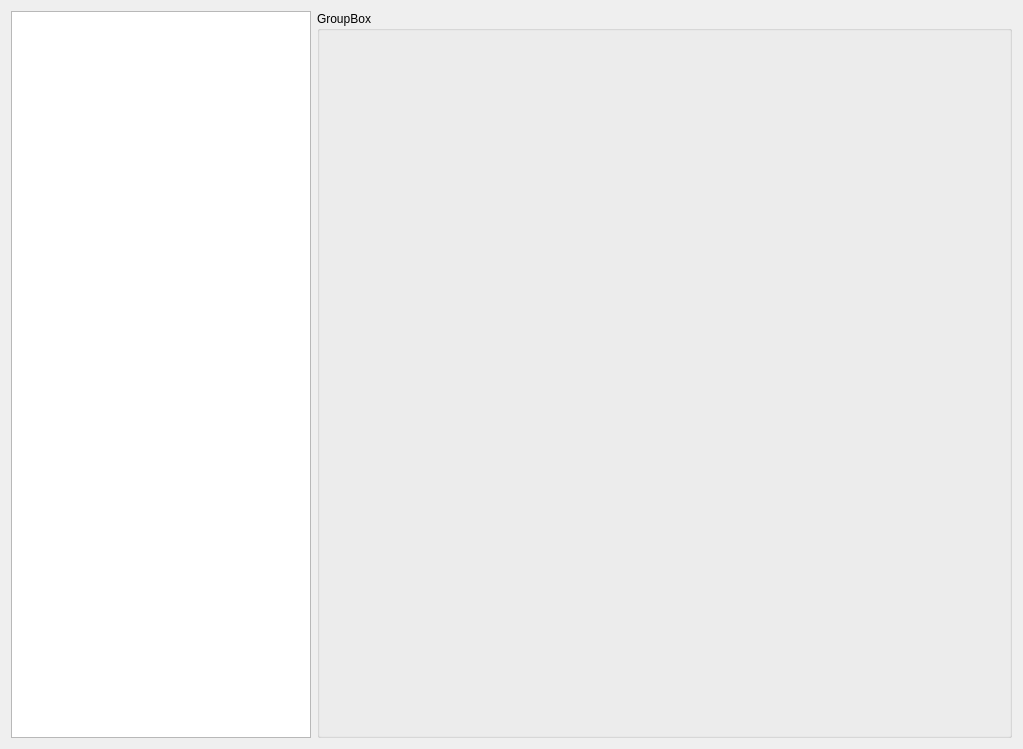
<?xml version="1.0" encoding="UTF-8"?>
<ui version="4.0">
 <class>ModuleDialogue</class>
 <widget class="QDialog" name="ModuleDialogue">
  <property name="geometry">
   <rect>
    <x>0</x>
    <y>0</y>
    <width>1023</width>
    <height>749</height>
   </rect>
  </property>
  <property name="windowTitle">
   <string>Dialog</string>
  </property>
  <layout class="QGridLayout" name="gridLayout">
   <item row="0" column="0">
    <widget class="QListWidget" name="listWidget">
     <property name="maximumSize">
      <size>
       <width>300</width>
       <height>16777215</height>
      </size>
     </property>
    </widget>
   </item>
   <item row="0" column="1">
    <widget class="QGroupBox" name="groupBox">
     <property name="title">
      <string>GroupBox</string>
     </property>
    </widget>
   </item>
  </layout>
 </widget>
 <resources/>
 <connections/>
</ui>
